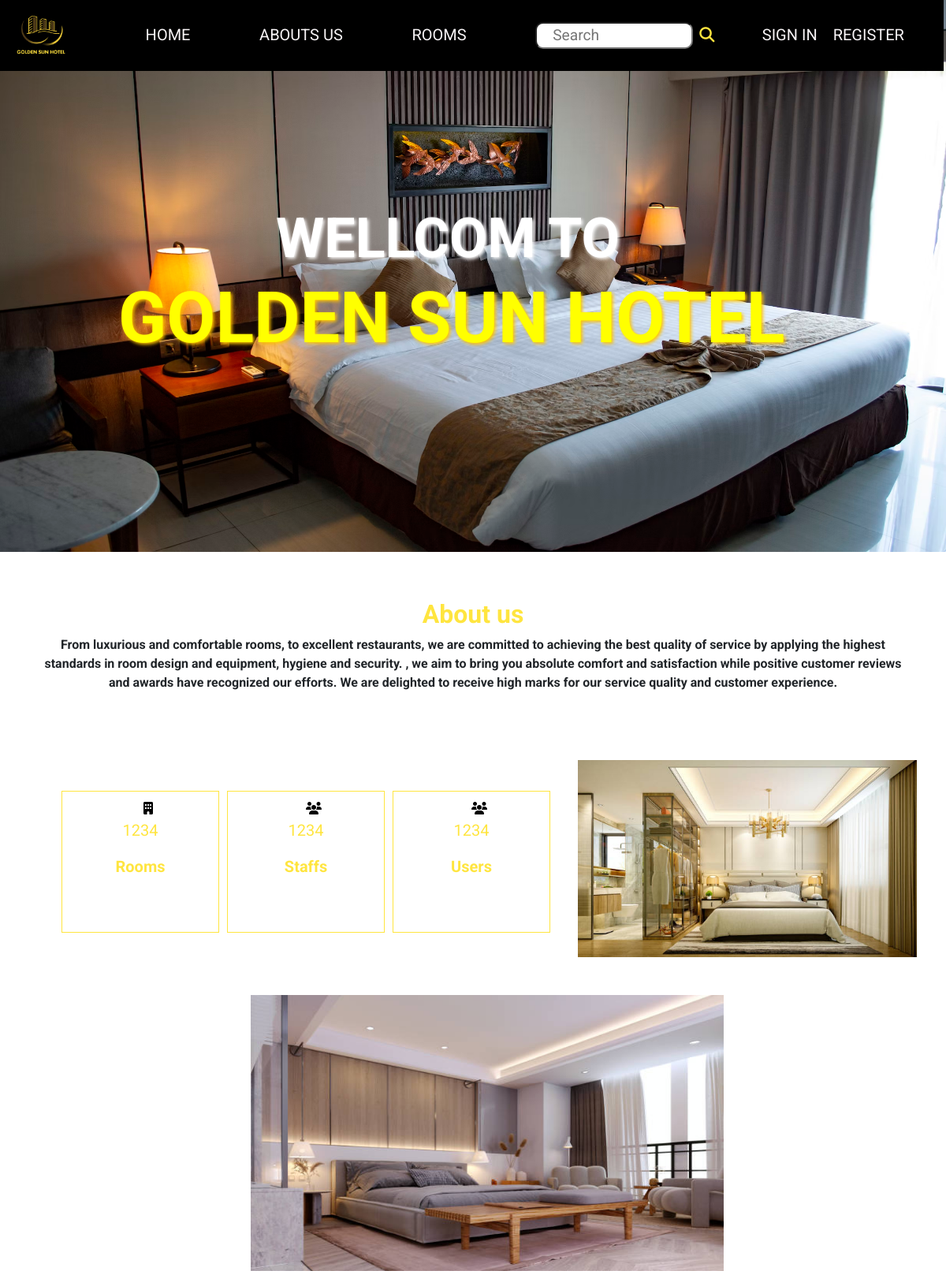
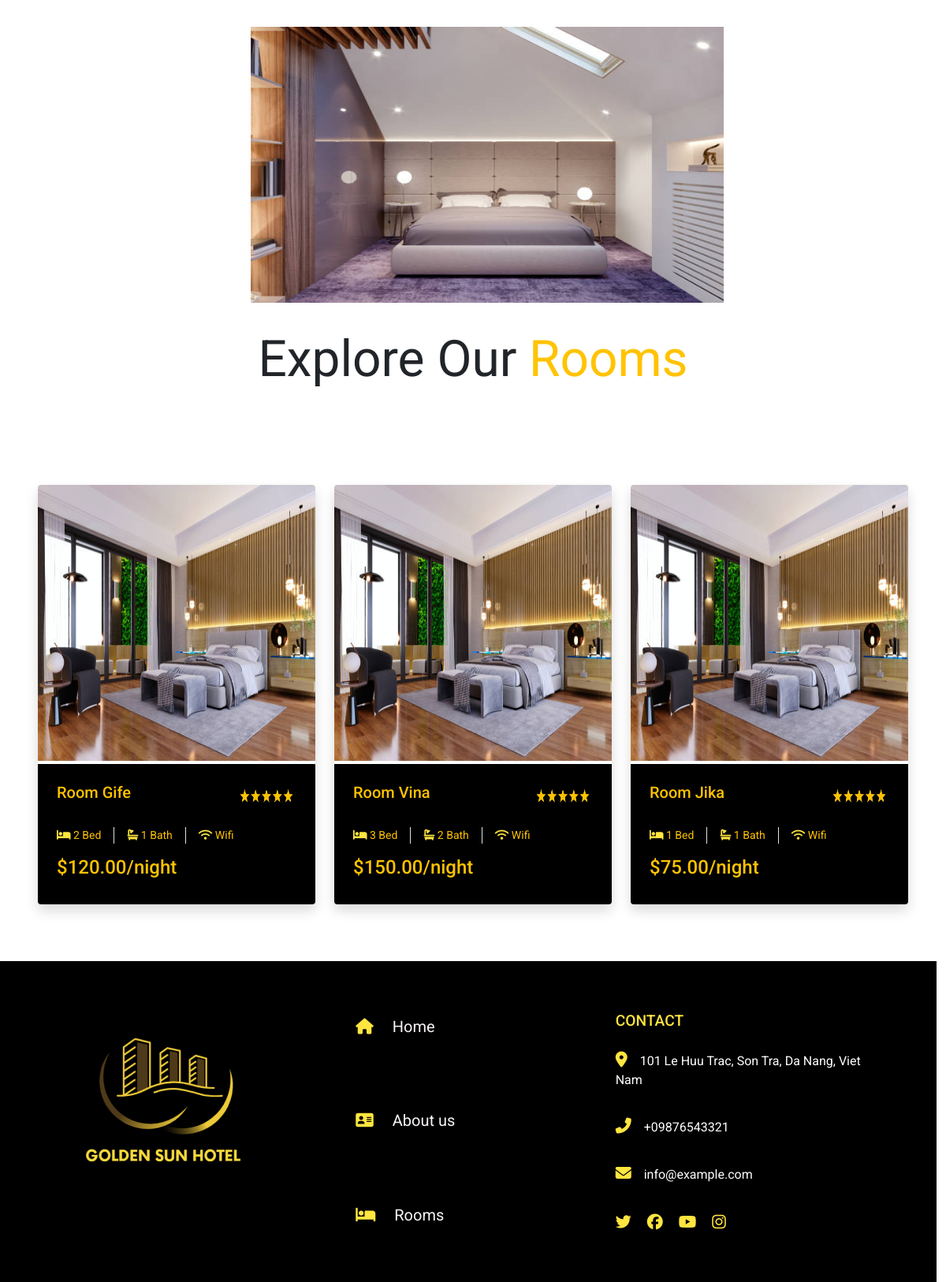
The page / on the database its author committed (2 pictures, top to bottom).
### tables this page shows
CREATE TABLE `rooms` (
  `id` bigint(20) NOT NULL,
  `name` varchar(50) DEFAULT NULL,
  `bedroom` int(50) DEFAULT NULL,
  `bathroom` int(50) DEFAULT NULL,
  `livingroom` int(50) DEFAULT NULL,
  `type` varchar(50) DEFAULT NULL,
  `price` decimal(10,2) DEFAULT NULL,
  `tax` decimal(10,2) DEFAULT NULL,
  `cleaning_fee` decimal(10,2) DEFAULT NULL,
  `description` text DEFAULT NULL,
  `status` tinyint(1) DEFAULT NULL,
  `updated_at` timestamp NOT NULL DEFAULT current_timestamp() ON UPDATE current_timestamp(),
  `created_at` timestamp NOT NULL DEFAULT current_timestamp()
);

### controllers/web/homecontroller.php (called while the page is built, shortened)
<?php
include_once 'models/RoomModel.php';
class HomeController
{
    private $roomModel;
    public function __construct()
    {
        $this->roomModel = new RoomModel();
    }
    function handleRequest()
    {
        $action = isset($_GET['action']) ? $_GET['action'] : 'home';
        switch ($action) {
            case 'home':
                $this->getHomePage();
                break;
        }
    }
    private function getHomePage()
    {
        $rooms = $this->roomModel->getListRoomHomePage();
        include 'views/web/index.view.php';
    }
}

### routes/web.route.php (called while the page is built, shortened)
<?php
include 'controllers/web/HomeController.php';
$controller = isset($_GET['controller']) ? $_GET['controller'] : 'index';
$routes = [
    'index' => 'HomeController',
    'about' => 'aboutcontroller',
    'detail' => 'detailcontroller',
    'bookings' => 'bookingcontroller',
    'payments' => 'PaymentController',
    'rooms' => 'RoomController',
    'auth' => 'AuthController',
    'users' => 'UserController',
];
if (array_key_exists($controller, $routes)) {
    $admin = new $routes[$controller];
    $admin->handleRequest();
} else {
    http_response_code(404);
    require 'views/errors/404.php';
    die();
}

### index.php (called while the page is built, shortened)
<?php
require 'routes/web.route.php';

### config/database.php (called while the page is built, shortened)
<?php
class ConnectDB {
    private $server = 'localhost';
    private $username = 'root';
    private $password = '';
    private $database = 'hotel_management';
    protected function connect() {
        $connect = mysqli_connect($this->server,
            $this->username,
            $this->password,
            $this->database);
        mysqli_set_charset($connect,"utf8");
        return $connect;
    }
}
?>

### models/RoomModel.php (called while the page is built, shortened)
<?php
include_once 'config/database.php';
class RoomModel extends ConnectDB
{
    function getListRoomHomePage()
    {
        $sql = "SELECT * FROM rooms ORDER BY rooms.created_at DESC LIMIT 3";
        return mysqli_query($this->connect(),$sql);
    }
}
?>

### views/web/index.view.php (the view, shortened to what this page needs)
<?php include "./views/web/partials/header.view.php"
?>
<body>
  <div style="position: relative;">
    <img src="/assets/web/images/anh21.png" class="img-fluid" alt="..." style="width: 2000px; height: 700px;">
    <h1 class="title-welcome-hotel-yawn_yawn" style="color: yellow; font-size: 90px; width: 900px; position: absolute; top: 50%; left: 50%; transform: translate(-50%, -50%);">
      <span class="golden" style="text-shadow: 2px 2px 4px #FFFFFF;"><b>WELLCOM TO</b></span> <br>
      <span class=" gol" style="text-shadow: 2px 2px 4px #FFC300;"><b>GOLDEN SUN HOTEL</b></span>
    </h1>
  </div>
  <div class="container text-center">
    <div class="row about--introduce">
      <h2 id="about_us"><b>About us</b></h2>
      <p><b>From luxurious and comfortable rooms, to excellent restaurants, we are committed to achieving the best quality of service by applying the highest standards in room design and equipment,
          hygiene and security. , we aim to bring you absolute comfort and satisfaction while positive customer reviews and awards have recognized our efforts. We are delighted to receive high marks for our service quality and customer experience.</b>
      </p>
    </div>
  </div>
  <div class="container text-center ml-5">
    <div class="row align-items-center">
      <div class="col">
        <div class="row mt-2 container_body_aboutus">
          <div class="col-lg-5">
            <div class="row overviews">
              <div class="col overview overview-rooms">
                <div class="about about-rooms">
                  <i class="fas fa-building" aria-hidden="true"></i>
                  <p id="about-room">1234</p>
                  <p><b>Rooms</b></p>
                </div>
              </div>
              <div class="col overview overview-staffs">
                <div class="about about-staffs">
                  <i class="fas fa-users" aria-hidden="true"></i>
                  <p id="about-staff">1234</p>
                  <p><b>Staffs</b></p>
                </div>
              </div>
              <div class="col overview overview-users">
                <div class="about about-users">
                  <i class="fas fa-users" aria-hidden="true"></i>
                  <p id="about-user">1234</p>
                  <p><b>Users</b></p>
                </div>
              </div>
            </div>
          </div>
        </div>
      </div>
      <div class="col">
        <img id="img1" src="/assets/web/images/anh1.png" alt="" width="430px" height="250px">
      </div>
      <div class="col mt-5">
        <img id="img2" src="/assets/web/images/anh2.png" alt="" width="600px" height="350px">
      </div>
      <div class="col mt-5">
        <img id="img3" src="/assets/web/images/anh3.png" alt="" width="600px" height="350px">
      </div>
    </div>
  </div>
  <div class="text-center wow fadeInUp" data-wow-delay="0.1s">
    <h1 class="mt-4 mb-5 title-explore_our_rooms display-3"><b>Explore Our</b> <span class="title-explore_our_rooms" style="color:#FFC300 ;"><b>Rooms</b></span></h1>
  </div>
  <div class="row mt-3 mb-4 g-4 p-5" id="pp">
    <?php
    while ($row = $rooms->fetch_assoc()) {
    ?>
    <div class="col-lg-4 col-md-6">
      <div class="room-item shadow rounded overflow-hidden">
        <div class="position-relative">
          <a href="index.php?controller=rooms&action=detail&id=<?php echo $row['id']?>">
            <img id="img6" src="/assets/web/images/anh5.png" alt="" width="100%" height="350px">
          </a>
        </div>
        <div class="room p-4 mt-1">
          <div class="d-flex justify-content-between mb-3">
            <h5 class=" mb-0"><?php echo $row['name'] ?></h5>
            <img src="/assets/web/images/star.png" alt="star" width="25%" height="40px">
          </div>
          <div class="d-flex mb-3">
            <small class="border-end me-3 pe-3"><i class="fa fa-bed" aria-hidden="true"></i>
              </i><?php echo $row['bedroom'] ?> Bed</small>
            <small class="border-end me-3 pe-3"><i class="fa fa-bath" aria-hidden="true"></i>
              </i><?php echo $row['bathroom'] ?> Bath</small>
            <small><i class="fa fa-wifi" aria-hidden="true"></i>
              </i>Wifi</small>
          </div>
          <div class="d-flex justify-content-between">
            <h4>$<?php echo $row['price'] ?>/night</h4>
          </div>
        </div>
      </div>
    </div>
<?php
}
    ?>
  </div>
</body>
</html>
<?php include "./views/web/partials/footer.view.php"
?>

### assets/web/css/header.footer.css.php (style rules this page uses)
body { margin: 0; padding: 0; font-family: 'Roboto', sans-serif; }
.fa { color: #ffe53f; }
a { color: #f9f5f7; font-family: 'Roboto', sans-serif; font-size: 20px; font-style: normal; font-weight: 400; line-height: normal; text-decoration: none; }
.overviews { display: grid; grid-template-columns: repeat(3, 1fr); gap: 10px; }
.overview { border: 1px solid #ffe53f; padding: 10px; width: 200px; height: 180px; }
.overview p { display: flex; justify-content: center; align-items: center; color: #ffe53f; text-align: center; font-size: 20px; }
.col-md-6.col-lg-4 { display: flex; flex-direction: column; gap: 20px; }

### assets/web/css/home.css.php (style rules this page uses)
.container { display: flex; }
.golden { margin-left: 200px; color: white; font-size:70px; }
.room { background-color: black; color:#FFC300; }
.row { padding: 10px; margin-top: 20px; }
.fas { margin-left: 20px; color: black; }

### assets/web/css/about.css.php (style rules this page uses)
#about_us { color: #ffe53f; }

### assets/web/css/detail.css.php (style rules this page uses)
.container { margin-top: 50px; }
.col-md-6.col-lg-4 { display: flex; flex-direction: column; gap: 20px; }

### rows shown on the page
rooms: name "Room Gife", bedroom "2", bathroom "1", price "120.00"
rooms: name "Room Vina", bedroom "3", bathroom "2", price "150.00"
rooms: name "Room Jika", bedroom "1", bathroom "1", price "75.00"
